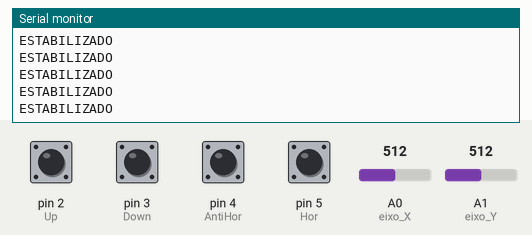
The sketch below on a simulated Arduino Uno, built with avr-gcc and run on an emulated ATmega328P. Shown: the last lines printed to the serial monitor. The inputs (shaded band) are chosen by the test bench; at power-on: pin 2 (Up), pin 3 (Down), pin 4 (AntiHor), pin 5 (Hor) HIGH, A0 (eixo_X) = 512, A1 (eixo_Y) = 512. No radio packets arrive unless stated.

Above: at 1.2 s.
1.3 s: A0 (eixo_X) set to 0
At 1.63 s:
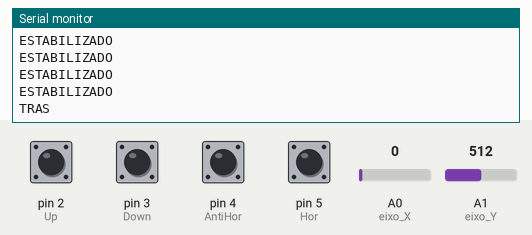
3.3 s: A0 (eixo_X) set to 1023
At 3.53 s:
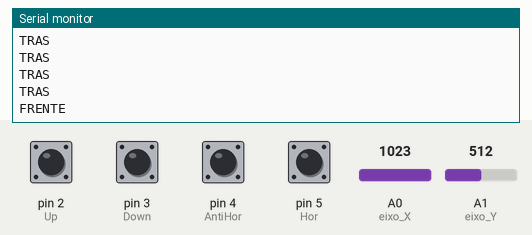

The sketch:

controle_drone.ino
```cpp
#include <VirtualWire.h>
int eixo_X = A0;
int eixo_Y = A1;
int Up = 2;
int Down = 3;
int AntiHor = 4;
int Hor = 5;

char *letra = "S";

void setup(){

  Serial.begin(9600);

  pinMode(Up, INPUT_PULLUP);
  pinMode(Down, INPUT_PULLUP);
  pinMode(AntiHor, INPUT_PULLUP);
  pinMode(Hor, INPUT_PULLUP);

  vw_set_ptt_inverted(true);
  vw_setup(2000);
  vw_set_tx_pin(1);

}

void loop(){

  if((analogRead(eixo_X)) == 1023)letra = "F";
  else if((analogRead(eixo_X)) == 0)letra = "B";
  else if((analogRead(eixo_Y)) == 0)letra = "L";
  else if((analogRead(eixo_Y)) == 1023)letra = "R";
  else if((digitalRead(Up)) == LOW)letra = "U";
  else if((digitalRead(Down)) == LOW)letra = "D";
  else if((digitalRead(AntiHor)) == LOW)letra = "A";
  else if((digitalRead(Hor)) == LOW)letra = "H";
  else letra = "S";

if(letra == "F")
Serial.println("FRENTE");
else if(letra == "B")
Serial.println("TRAS");
else if(letra == "L")
Serial.println("ESQUERDA");
else if(letra == "R")
Serial.println("DIREITA");
else if(letra == "U")
Serial.println("SOBE");
else if(letra == "D")
Serial.println("DESCE");
else if(letra == "A")
Serial.println("GIRANDO SENTIDO ANTI HORARIO");
else if(letra == "H")
Serial.println("GIRANDO SENTIDO HORARIO");
else if(letra == "S")
Serial.println("ESTABILIZADO");

  for(int i=0; i<3; i++){
    vw_send((uint8_t*)letra, strlen(letra));
    vw_wait_tx();
    delay(10);
  }
}
```

Measured:
- after the input at 1.3 s, the serial monitor: prints a new line after 0.17 s (image 1)
- after the input at 3.3 s, the serial monitor: prints a new line after 0.07 s (image 2)
